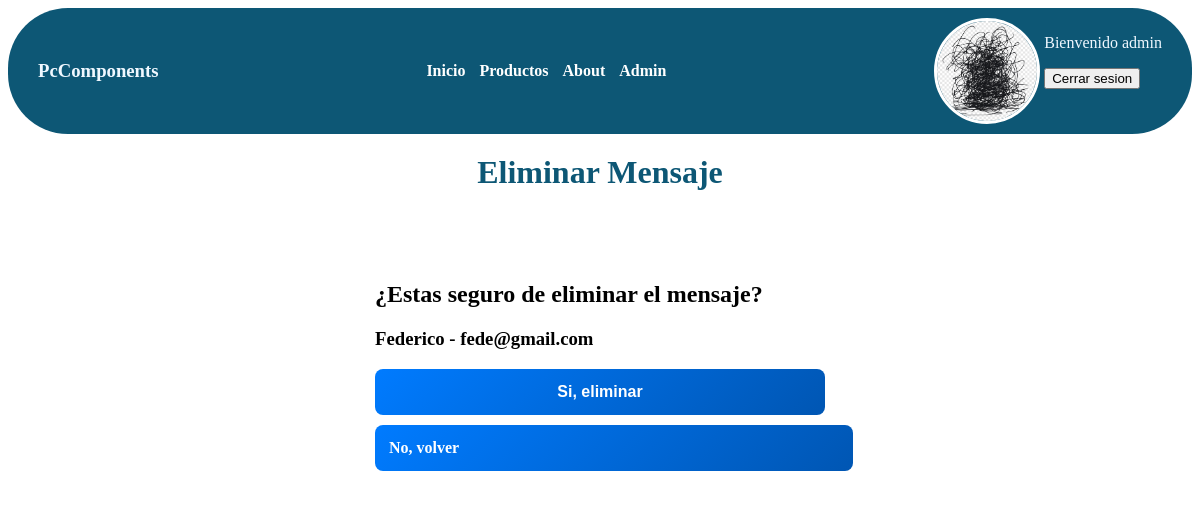
/eliminar_contacto/2/ (signed in), run on the app's committed database.
### usuarios/models.py (models this page shows, shortened)
class UsuarioPersonalizado(AbstractUser):
    telefono = models.CharField(max_length=20, null=True, blank=True)
    dni = models.CharField(max_length=20, null=True, blank=True)
    direccion = models.CharField(max_length=100, null=True, blank=True)
    foto_perfil = models.ImageField(upload_to="user_fp/", null=True, blank=True)

### PcComponents/models.py (models this page shows)
class Contacto(models.Model):
    name = models.CharField(max_length=100)
    email = models.EmailField()
    mensaje = models.TextField()
    productos = models.ForeignKey(
        Productos,
        on_delete=models.CASCADE,
        default=None,
        null=True,
        blank=True,
        related_name="mensajes",
    )
    def __str__(self):
        return f"{self.name} - {self.email}"
    class Meta:
        verbose_name = "mensaje"

### PcComponents/views.py (the view)
def eliminar_contacto(request, id):
    contacto = get_object_or_404(Contacto, id=id)
    if request.method == "POST":
        contacto.delete()
        return redirect("productos")
    return render(
        request, "PcComponents/eliminar_contacto.html", {"contacto": contacto}
    )

### PcComponents/templates/PcComponents/eliminar_contacto.html (shortened to what this page needs)
{% extends 'PcComponents/base.html' %}
{% block body %}
<h1 class="titulo">Eliminar Mensaje</h1>
<form method="post" class="formulario">
    <div>
        <h2>¿Estas seguro de eliminar el mensaje?</h2>
    </div>
    <h3>
        {{ contacto }}
    </h3>
    <button type="submit">Si, eliminar</button>
    <a class="boton" href="{%url 'productos'%}">No, volver</button>
</form>
{% endblock %}

### PcComponents/templates/PcComponents/base.html (shortened to what this page needs)
{%load static%}
<!doctype html>
<html lang="en">
<head>
  <link rel="stylesheet" href="{% static 'PcComponents/styles.css' %}" />
</head>
<body>
  <nav>
    <h3>PcComponents</h3>
    <div>
      <a href="{% url 'index' %}">Inicio</a>
      <a href="{% url 'productos' %}">Productos</a>
      <a href="{% url 'about' %}">About</a>
      <a href="{% url 'admin:index' %}">Admin</a>
    </div>
    {% if user.is_authenticated %}
    <div class="cajota">
      <div class="cajaperfil">
        {% if user.foto_perfil %}
        <img class="perfil" src="{{user.foto_perfil.url}}" alt="imagen {{user.nombre}}">
        {% endif %}
      </div>
      <div>
        <form action="{%url 'logout' %}" method="post">
          <p>Bienvenido {{user.username}} </p>
          <button type="submit">Cerrar sesion</button>
        </form>
      </div>
    </div>
    {%else%}
    <div>
      <a href="{%url 'login' %}">Login</a>
    </div>
    {%endif%}
  </nav>
  {% block body %} {% endblock %}
</body>
</html>

### PcComponents/static/PcComponents/styles.css (style rules this page uses)
nav { background: #0d5775; color: aliceblue; padding: 10px; display: flex; justify-content: space-between; align-items: center; border-radius: 60px; }
nav h3 { margin-left: 20px; }
nav div a { text-decoration: none; color: white; padding: 5px; font-weight: bold; }
a { text-decoration: none; }
.formulario { max-width: 450px; margin: 40px auto; padding: 30px; background: #ffffff; border-radius: 15px; }
.formulario button { width: 100%; padding: 14px; background: linear-gradient(135deg, #007bff, #0056b3); color: white; border: none; border-radius: 8px; font-size: 1rem; font-weight: bold; cursor: pointer; }
.boton { width: 100%; padding: 14px; background: linear-gradient(135deg, #007bff, #0056b3); color: white; border: none; border-radius: 8px; font-size: 1rem; font-weight: bold; cursor: pointer; margin-top: 10px; display: block; }
.cajaperfil { width: 100px; height: 100px; overflow:hidden; border-radius:50%; border:3px,solid,#ffffff; }
.perfil { width: 100%; object-fit:scale-down; }
.cajota { margin-right: 20px; display: flex; gap: 4px; flex-wrap: wrap; }
.titulo { color: #0d5775; text-align: center; margin-top: 20px; }

### data on the page
UsuarioPersonalizado: foto_perfil (picture), username "admin"
Contacto: name+email "Federico - fede@gmail.com"
